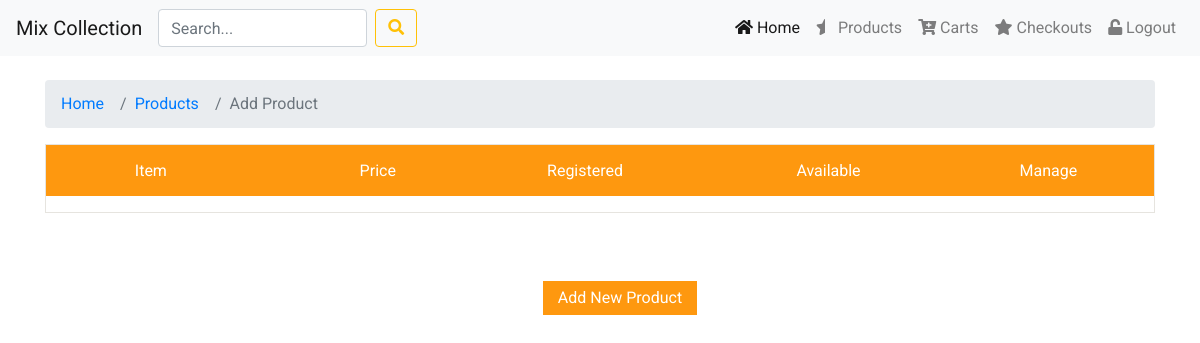
The page /Add.php on the database as committed earlier.
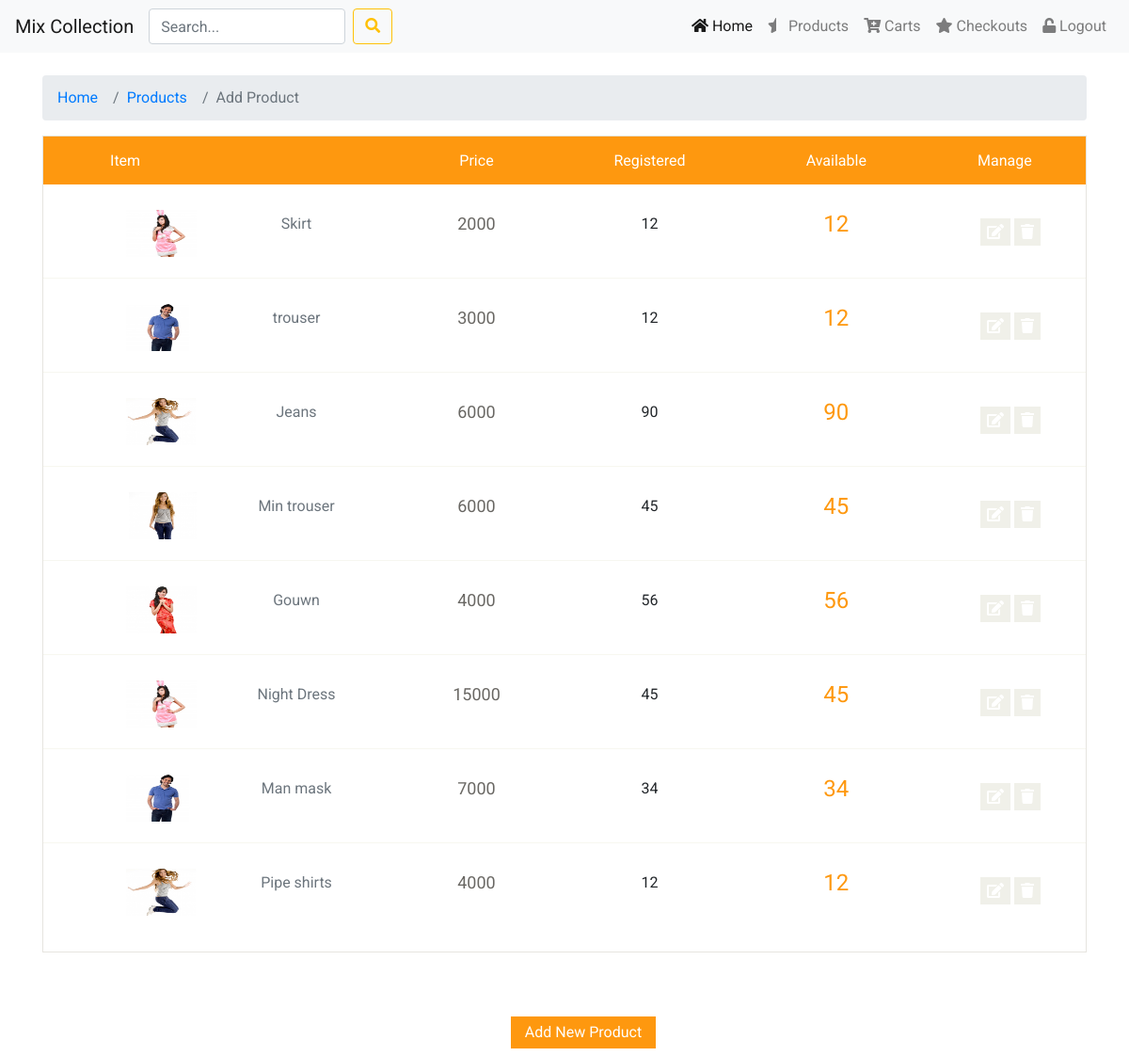
The same page on the database as committed later.
### tables this page shows
CREATE TABLE `products` (
  `id` int(11) NOT NULL,
  `productname` varchar(100) NOT NULL,
  `quantity` int(11) NOT NULL,
  `available` int(11) NOT NULL,
  `cost` int(11) NOT NULL,
  `cartegory` varchar(50) NOT NULL,
  `photo` varchar(100) NOT NULL
);

### Add.php (the view, shortened to what this page needs)
<!DOCTYPE html>
<html lang="en">
<head>
    <link rel="stylesheet" href="css/bootstrap.css">
    <link rel="stylesheet" href="css/bootstrap.min.css">
    <link rel="stylesheet" href="css/main.css">
    <link rel="stylesheet" href="css/responsive.css">
    <link rel="stylesheet" href="css/animate.css">
    <link rel="stylesheet" href="css/all.css">
</head>
<body>
   <?php include "nav2.php" ?>
    <section id="cart_items">
		<div class="container">
            <nav class="breadcrumb">
                <a class="breadcrumb-item" href="admin.php">Home</a>
                <a class="breadcrumb-item" href="Add.php">Products</a>
                <span class="breadcrumb-item active">Add Product</span>
            </nav>
			<div class="table-responsive cart_info">
				<table class="table table-condensed">
					<thead>
						<tr class="cart_menu text-center">
							<td class="image">Item</td>
							<td class="description"></td>
							<td class="price">Price</td>
							<td class="quantity">Registered</td>
							<td class="total">Available</td>
							<td>Manage</td>
						</tr>
					</thead>
					<tbody>
					<?php
							include "connection.php";
							$sql = "SELECT * FROM products";
							$check = mysqli_query($conn, $sql);
							while($row = mysqli_fetch_assoc($check)){
					?>
						<tr class="text-center">
							<td class="cart_product">
								<a href=""><img src="<?php echo $row['photo']; ?>" style="width: 75px; height: 50px" alt=""></a>
							</td>
							<td class="cart_description">
								<p class="text-muted"><?php echo $row['productname']; ?></p>
							</td>
							<td class="cart_price">
								<p><?php echo $row['cost']; ?></p>
							</td>
							<td class="cart_quantity">
                                <p><?php echo $row['quantity']; ?></p>
							</td>
							<td class="cart_total">
								<p class="cart_total_price"><?php echo $row['available']; ?></p>
							</td>
							<td class="cart_delete">
                                 <a class="cart_quantity_delete" href="editProduct.php?id=<?php echo $row['id']; ?>" data-toggle="tooltip" data-placement="top" title="Edit this Item"> <i class="fas fa-edit" ></i></a>
							    <a class="cart_quantity_delete" href="deleteProduct.php?id=<?php echo $row['id']; ?>" data-toggle="tooltip" data-placement="top" title="Delete This Item"><i class="fa fa-trash" aria-hidden="true"></i> </a>
							</td>
						</tr>
					<?php }?>
					</tbody>
				</table>
			</div>
		</div>
	</section>
    <section class="container text-center">
        <button class="btn  mb-2 update" data-toggle="modal" data-target="#modelId">Add New Product</button>
    </section>
</body>
</html>

Rows that differ between the two databases and show on the page:
added products: photo (picture), productname "Skirt", cost "2000", quantity "12", available "12"
added products: photo (picture), productname "trouser", cost "3000", quantity "12", available "12"
added products: photo (picture), productname "Jeans", cost "6000", quantity "90", available "90"
added products: photo (picture), productname "Min trouser", cost "6000", quantity "45", available "45"
added products: photo (picture), productname "Gouwn", cost "4000", quantity "56", available "56"
added products: photo (picture), productname "Night Dress", cost "15000", quantity "45", available "45"
added products: photo (picture), productname "Man mask", cost "7000", quantity "34", available "34"
added products: photo (picture), productname "Pipe shirts", cost "4000", quantity "12", available "12"
